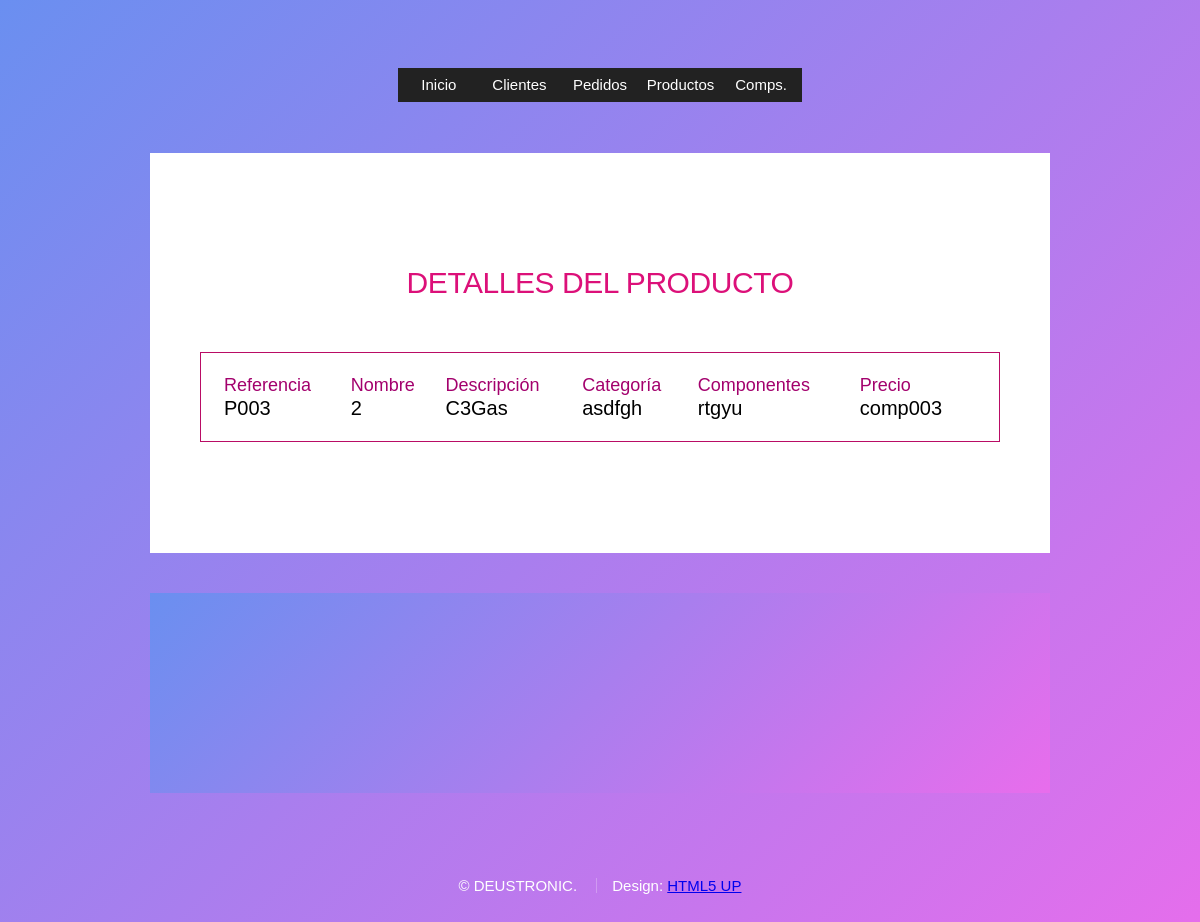
/miApp/productos/5/, run on the app's committed database.
### miApp/models.py (models this page shows, shortened)
class Productos(models.Model):
    referencia = models.CharField(max_length=50)
    precio = models.IntegerField()
    nombre = models.CharField(max_length=30)
    descripcion = models.CharField(max_length=100)
    categoria = models.CharField(max_length=40) #DICCIONARIO DE CATEGORIAS(?
    tipo_componentes = models.ManyToManyField(Componente)

class Componente(models.Model):
    codigo = models.CharField(max_length=20, default = '')
    modelo = models.CharField(max_length=30)
    marca = models.CharField(max_length=30)

### miApp/views.py (the view)
# urls.py: path('productos/<int:pk>/', views.ProductoDetailView.as_view(), name='productodetalle'),
class ProductoDetailView(DetailView):
    model = Productos
    template_name = 'producto_detalle.html'
    def get_context_data(self, **kwargs):
        context = super(ProductoDetailView, self).get_context_data(**kwargs)
        context['titulo_pagina'] = 'Detalles del producto'
        return context

### miApp/templates/producto_detalle.html (shortened to what this page needs)
{% extends "base.html" %}
{% block intro %}
    <table class="tabla">
                <colgroup>
                    <col span="5">
                <thead>
                    <tr>
                        <td>Referencia</td>
                        <td>Nombre</td>
                        <td>Descripción</td>
                        <td>Categoría</td>
                        <td>Componentes</td>
                        <td>Precio</td>
                    </tr>
                </thead>
                        <tbody>
                    <tr>
                        <td>{{ productos.referencia }}</td>
                        <td>{{ productos.precio }}</td>
                        <td>{{ productos.nombre }}</td>
                        <td>{{ productos.descripcion }}</td>
                        <td>{{ productos.categoria }}</td>
                            {% for comp in object.tipo_componentes.all %}
                        <td>{{ comp.codigo }}</td>
                            {% endfor %}
                    </tr>
                        </tbody>
    </table>
{% endblock intro %}

### miApp/templates/producto_detalle.html (style rules this page uses)
.tabla { border: 1px solid #B90C65; padding: 20px; }

### miApp/templates/base.html (style rules this page uses)
thead td { font-weight:bolder; color: #A3016D ; font-size: 18px; }
html { box-sizing: border-box; }
*, *:before, *:after { box-sizing: inherit; }
body { background-image: url("images/overlay.png"), url("images/bg.jpg"); background-repeat: repeat, no-repeat; background-size: auto, 100% 100%; background-attachment: fixed; overflow-y: scroll; }
body.is-preload *, body.is-preload *:before, body.is-preload *:after { -moz-animation: none !important; -webkit-animation: none !important; -ms-animation: none !important; animation: none !important; -moz-transition: none !important; -webkit-transition: none !important; -ms-transition: none !important; transition: none !important; }
body, input, select { font-family: 'Source Sans Pro', sans-serif; font-weight: 300; color: #777777; font-size: 20pt; line-height: 1.75em; }
@media screen and (max-width: 1680px) { body, input, textarea, select { font-size: 15pt; } }
table { width: 100%; }
body { line-height: 1; background:linear-gradient(135deg, #6A8FF0 0%, #E86DEC 100%) ; }
.row.aln-right, { justify-content: flex-end; }

### data on the page
Productos: referencia "P003", precio "2", nombre "C3Gas", descripcion "asdfgh", categoria "rtgyu"
Componente: codigo "comp003"

### other printed values
{{ titulo_pagina }} "DETALLES DEL PRODUCTO"
